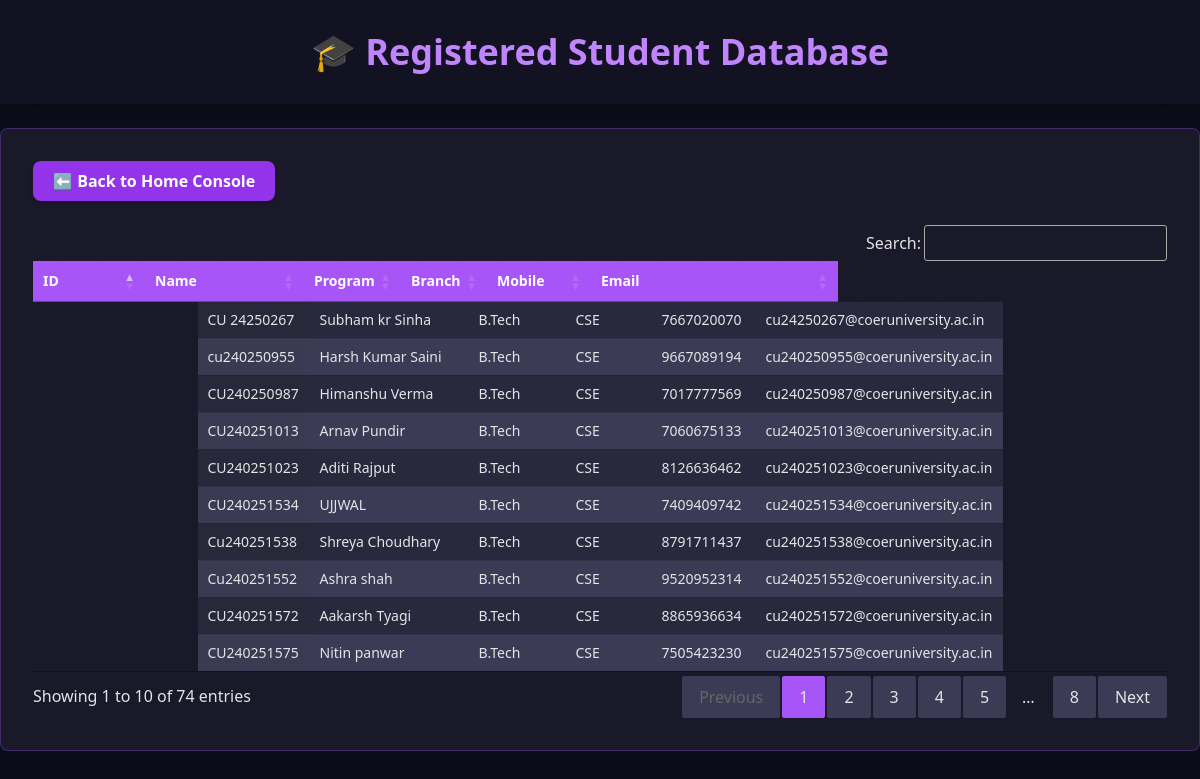
The page /students (signed in) on the database as committed earlier.
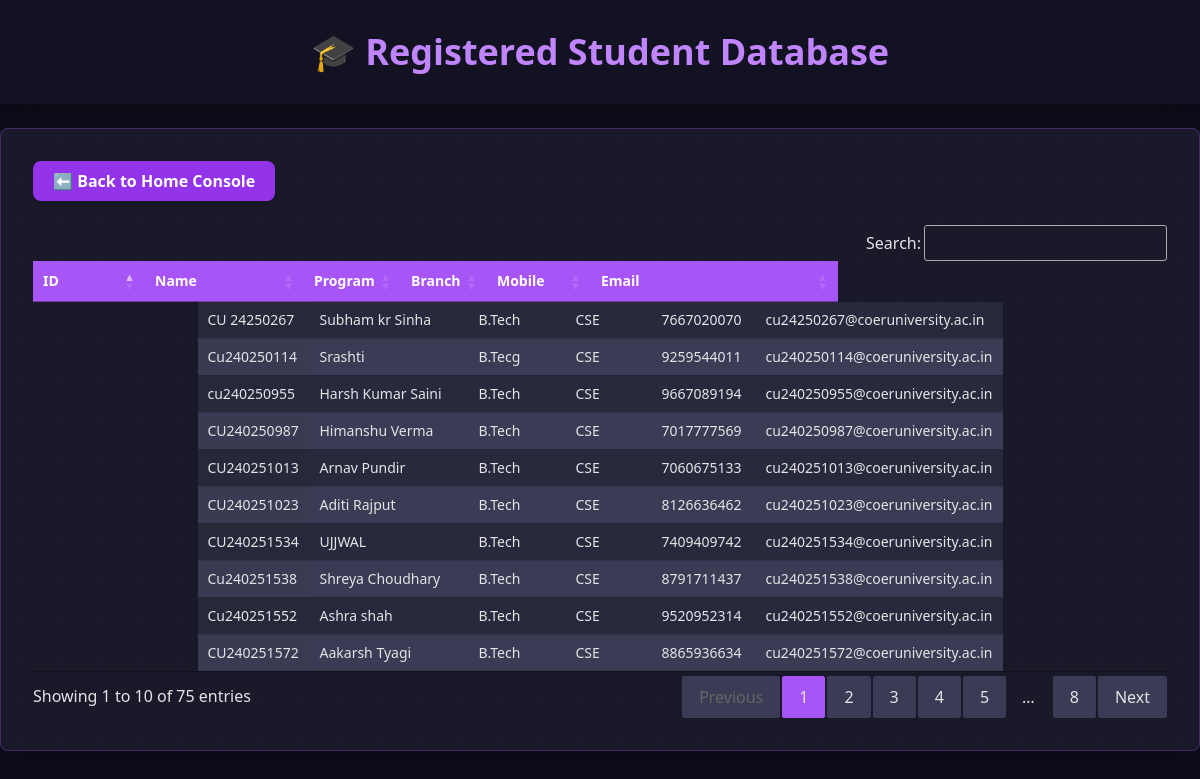
The same page on the database as committed later.
### tables this page shows
CREATE TABLE students (
    ID TEXT PRIMARY KEY,
    Name TEXT,
    Program TEXT,
    Branch TEXT,
    Mobile TEXT,
    Gmail TEXT
);

### app.py (the view)
@app.route('/students')
def students():
    try:
        conn = sqlite3.connect(DB_FILE)
        cursor = conn.cursor()
        cursor.execute("SELECT ID, Name, Program, Branch, Mobile, Gmail FROM students")
        data = cursor.fetchall()
        conn.close()
        return render_template('students.html', students=data)
    except Exception as e:
        return str(e)

### app.py (called while the page is built)
def get_db_connection():
    conn = sqlite3.connect(DB_FILE)
    conn.row_factory = sqlite3.Row
    return conn

def is_current_user_admin():
    if 'username' not in session:
        return False
    username = session['username']
    conn = get_db_connection()
    user = conn.execute("SELECT is_admin FROM users WHERE username=?", (username,)).fetchone()
    conn.close()
    if not user:
        return False
    return bool(user['is_admin'])

@app.context_processor
def inject_user_info():
    return {
        'session_username': session.get('username'),
        'session_is_admin': is_current_user_admin() if 'username' in session else False
    }

@app.before_request
def require_login():
    allowed_paths = [
        '/login',
        '/forgot_password',
        '/favicon.ico'
    ]
    if request.path.startswith('/static/') or request.path in allowed_paths:
        return None
    if 'logged_in' not in session:
        return redirect(url_for('login'))
    return None

### templates/students.html (shortened to what this page needs)
<!DOCTYPE html>
<html lang="en">
<head>
  <script src="https://cdn.tailwindcss.com"></script>
  <link rel="stylesheet" href="https://cdn.datatables.net/1.13.4/css/jquery.dataTables.min.css">
  <link rel="stylesheet" href="https://cdn.datatables.net/buttons/2.4.2/css/buttons.dataTables.min.css">
  <link rel="stylesheet" href="https://cdn.datatables.net/responsive/2.4.1/css/responsive.dataTables.min.css">
</head>
<body class="min-h-screen">
  <h1 class="text-4xl font-extrabold text-center text-purple-400 py-8 bg-[#121223] shadow-xl">🎓 Registered Student Database</h1>
  <div class="max-w-7xl mx-auto dark-card shadow-xl p-8 rounded-lg mt-6 overflow-x-auto transform transition-all hover-scale">
    <button onclick="window.location.href='/'" class="bg-purple-600 hover:bg-purple-700 text-white px-5 py-2 rounded-lg font-semibold mb-6 transition shadow-md transform hover:scale-105 neon-button">
      ⬅ Back to Home Console
    </button>
    <table id="studentsTable" class="display nowrap w-full text-sm">
      <thead class="bg-purple-500 text-white">
        <tr>
          <th class="py-3 px-4 text-left">ID</th>
          <th class="py-3 px-4 text-left">Name</th>
          <th class="py-3 px-4 text-left">Program</th>
          <th class="py-3 px-4 text-left">Branch</th>
          <th class="py-3 px-4 text-left">Mobile</th>
          <th class="py-3 px-4 text-left">Email</th>
        </tr>
      </thead>
      <tbody>
        {% for s in students %}
        <tr class="odd:bg-white even:bg-gray-50 hover:bg-purple-900/50 transition duration-150">
          <td class="py-2 px-4">{{ s[0] }}</td>
          <td class="py-2 px-4 font-medium">{{ s[1] }}</td>
          <td class="py-2 px-4">{{ s[2] }}</td>
          <td class="py-2 px-4">{{ s[3] }}</td>
          <td class="py-2 px-4">{{ s[4] }}</td>
          <td class="py-2 px-4">{{ s[5] }}</td>
        </tr>
        {% endfor %}
      </tbody>
    </table>
  </div>
</body>
</html>

### templates/students.html (style rules this page uses)
body { background-color: #0d0d1a; color: #e4e4e7; background-image: radial-gradient(#2a2a3e 1px, transparent 0); background-size: 40px 40px; }
.neon-button { transition: all 0.3s ease-in-out; }
.dark-card { background-color: rgba(32, 32, 50, 0.7); backdrop-filter: blur(5px); border: 1px solid rgba(168, 85, 247, 0.3); }
#studentsTable { background-color: #2a2a3e !important; }
#studentsTable thead { background-color: #7b4397 !important; }
#studentsTable th { color: white !important; background-color: #4a285d !important; }
#studentsTable tbody tr { background-color: #2a2a3e !important; }
#studentsTable tbody tr:nth-child(even) { background-color: #3b3b55 !important; }

Rows that differ between the two databases and show on the page:
no longer on this page (row unchanged): students: ID "CU240251575", Name "Nitin panwar", Program "B.Tech", Branch "CSE", Mobile "7505423230", Gmail "cu240251575@coeruniversity.ac.in"
added students: ID "Cu240250114", Name "Srashti", Program "B.Tecg", Branch "CSE", Mobile "9259544011", Gmail "cu240250114@coeruniversity.ac.in"
Other text that changed with them:
text written by a page script: "Search: Showing 1 to 10 of 74 entries Previous 1 2 3 4 5 … 8 Next" → "Search: Showing 1 to 10 of 75 entries Previous 1 2 3 4 5 … 8 Next"
